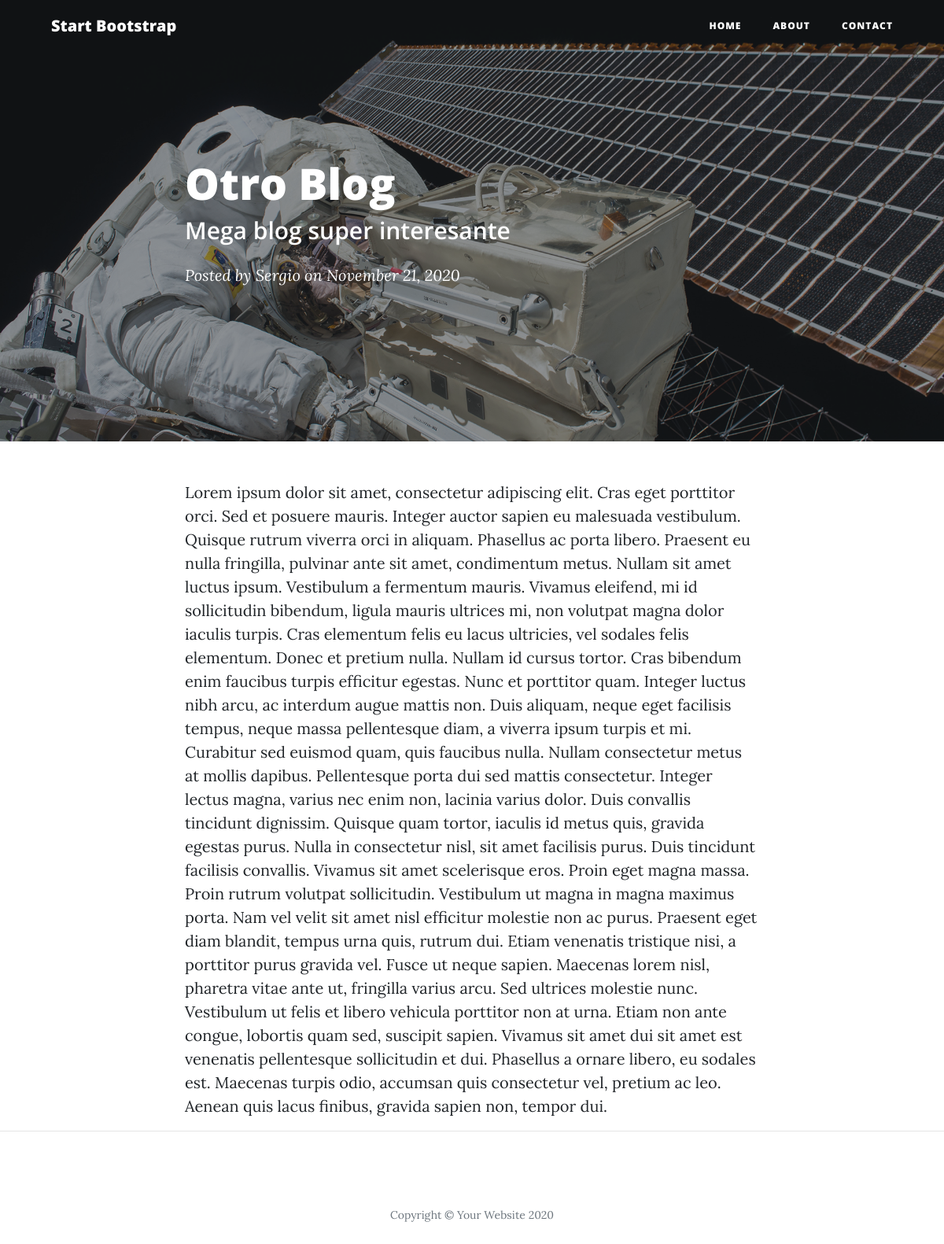
The page /post/5 on the database its author committed.
### app.py (models this page shows)
class Blogpost(db.Model):
    id = db.Column(db.Integer, primary_key=True)
    title = db.Column(db.String(50))
    subtitle = db.Column(db.String(50))
    author = db.Column(db.String(20))
    date_posted = db.Column(db.DateTime)
    content = db.Column(db.Text)

### app.py (the view)
@app.route('/post/<int:post_id>')
def post(post_id):
    post = Blogpost.query.filter_by(id=post_id).one()
    return render_template('post.html', post=post)

### templates/post.html (shortened to what this page needs)
<!DOCTYPE html>
<html lang="en">
<head>
  <link href="{{ url_for('static', filename = 'bootstrap.min.css') }}" rel="stylesheet">
  <link href="{{ url_for('static', filename = 'all.min.css') }}" rel="stylesheet" type="text/css">
  <link href="{{ url_for('static', filename = 'clean-blog.min.css') }}" rel="stylesheet">
</head>
<body>
  <nav class="navbar navbar-expand-lg navbar-light fixed-top" id="mainNav">
    <div class="container">
      <a class="navbar-brand" href="{{ url_for('index') }}">Start Bootstrap</a>
      <div class="collapse navbar-collapse" id="navbarResponsive">
        <ul class="navbar-nav ml-auto">
          <li class="nav-item">
            <a class="nav-link" href="{{ url_for('index') }}">Home</a>
          </li>
          <li class="nav-item">
            <a class="nav-link" href="{{ url_for('about') }}">About</a>
          </li>
          <li class="nav-item">
            <a class="nav-link" href="{{ url_for('contact') }}">Contact</a>
          </li>
        </ul>
      </div>
    </div>
  </nav>
  <header class="masthead" style="background-image: url('{{ url_for("static", filename = "post-bg.jpg") }}')">
    <div class="overlay"></div>
    <div class="container">
      <div class="row">
        <div class="col-lg-8 col-md-10 mx-auto">
          <div class="post-heading">
            <h1>{{ post.title }}</h1>
            <h2 class="subheading">{{ post.subtitle }}</h2>
            <span class="meta">Posted by
              {{ post.author }}
              on {{post.date_posted.strftime('%B %d, %Y')}}</span>
          </div>
        </div>
      </div>
    </div>
  </header>
  <article>
    <div class="container">
      <div class="row">
        <div class="col-lg-8 col-md-10 mx-auto">
          {{ post.content|safe }}
        </div>
      </div>
    </div>
  </article>
  <hr>
  <footer>
    <div class="container">
      <div class="row">
        <div class="col-lg-8 col-md-10 mx-auto">
          <p class="copyright text-muted">Copyright &copy; Your Website 2020</p>
        </div>
      </div>
    </div>
  </footer>
</body>
</html>

### rows shown on the page
Blogpost: title "Otro Blog", subtitle "Mega blog super interesante", author "Sergio", date_posted "November 21, 2020", content "Lorem ipsum dolor sit amet, consectetur adipiscing elit. Cras eget porttitor orci. Sed et posuere mauris. Integer auctor sapien eu malesuada vestibulum. Quisque rutrum viverra orci in aliquam. Phasellus ac porta libero. Praesent eu nulla fringilla, pulvinar ante sit amet, condimentum metus. Nullam sit amet luctus ipsum. Vestibulum a fermentum mauris. Vivamus eleifend, mi id sollicitudin bibendum, ligula mauris ultrices mi, non volutpat magna dolor iaculis turpis. Cras elementum felis eu lacus ultricies, vel sodales felis elementum. Donec et pretium nulla. Nullam id cursus tortor. Cras bibendum enim faucibus turpis efficitur egestas. Nunc et porttitor quam. Integer luctus nibh arcu, ac…"
